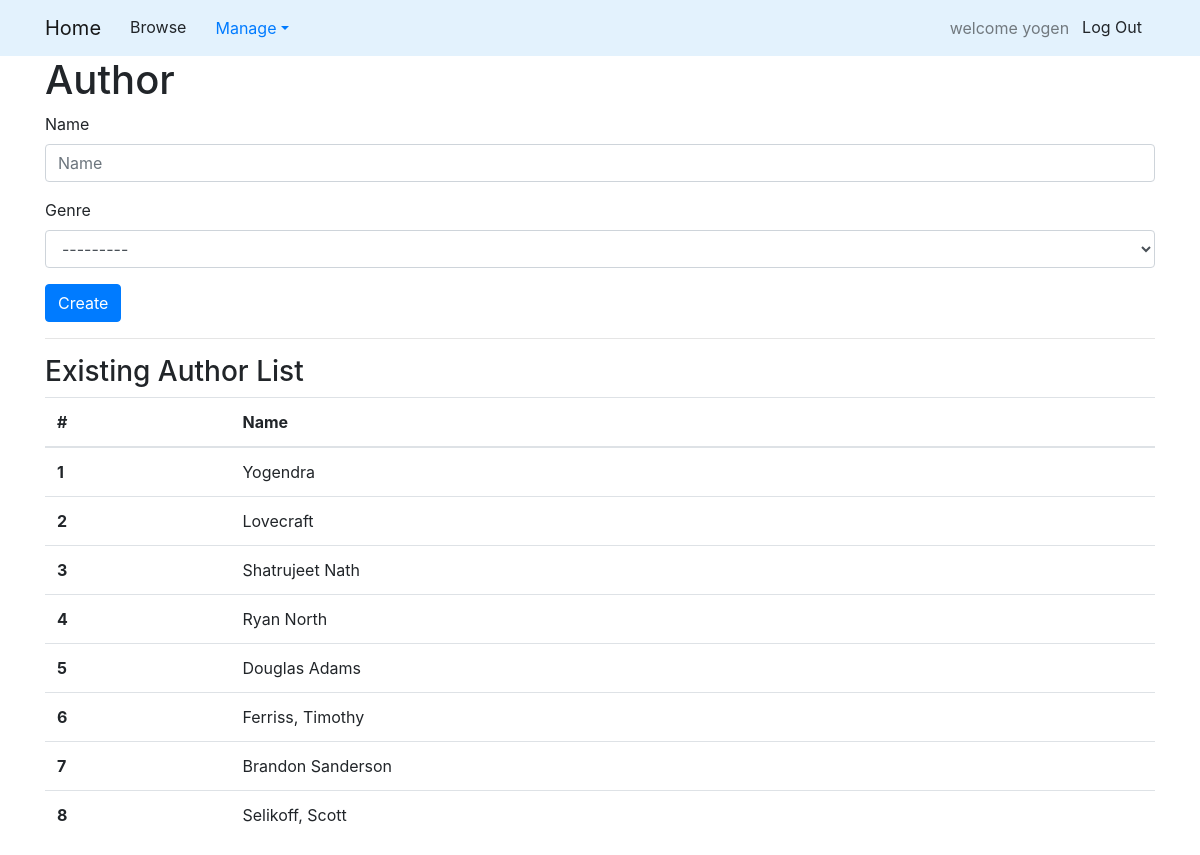
The page /author/ (signed in) on the database as committed earlier.
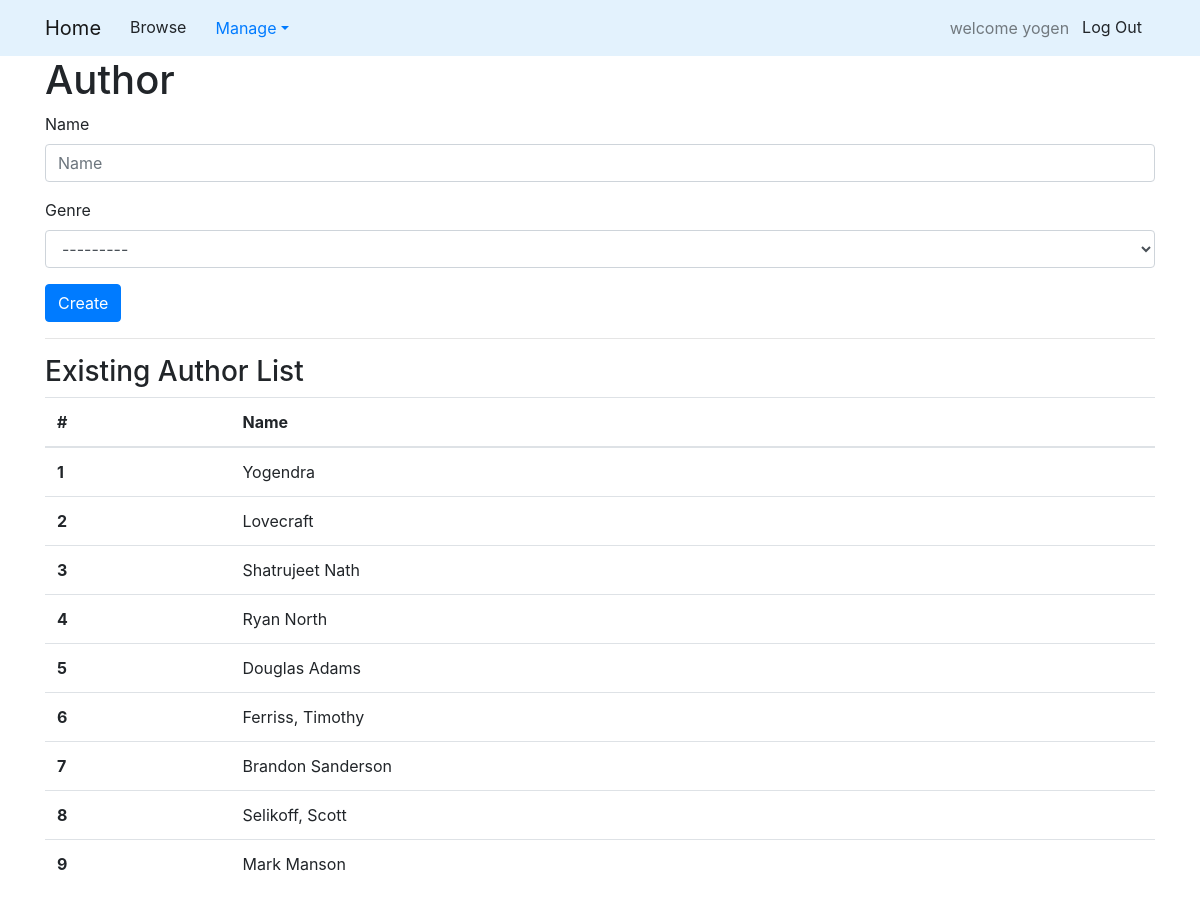
The same page on the database as committed later.
### library_app/models.py (models this page shows, shortened)
class Genre(models.Model):
    name = models.TextField()
    def __str__(self):
        return self.name

class Author(models.Model):
    name = models.TextField()

### library_app/views.py (the view)
# urls.py: url('author/', views.CreateAuthorView.as_view(), name='author'),
class CreateAuthorView(SuperUserRequiredMixin, CreateView):
    form_class = forms.CreateAuthorForm
    success_url = reverse_lazy('library_app:author')
    template_name = 'library_app/author.html'
    def get_context_data(self, **kwargs):
        kwargs['author_list'] = models.Author.objects.order_by('id')
        return super(CreateAuthorView, self).get_context_data(**kwargs)

### library_app/forms.py
class CreateAuthorForm(forms.ModelForm):
    genre = forms.ModelChoiceField(queryset=Genre.objects.all())
    class Meta:
        model = Author
        fields = ('name',)
        widgets = {
            'name': forms.TextInput(attrs={'class': 'textinputclass'}),
        }

### library_app/views.py (called while the page is built)
    def test_func(self):
        return self.request.user.is_superuser

### library_app/templates/library_app/author.html (shortened to what this page needs)
{% extends "base.html" %}
{% load bootstrap4 %}
{% block body_block %}
<div class="container">
    <h1>Author</h1>
    <form method="POST">
        {% bootstrap_form form %}
        <input type="submit" class="btn btn-primary" value="Create">
    </form>
    <hr>
    <h3>Existing Author List</h3>
    <table class="table">
        <thead>
            <tr>
                <th scope="col">#</th>
                <th scope="col">Name</th>
            </tr>
        </thead>
        <tbody>
            {% for author in author_list %}
            <tr>
                <th scope="row">{{author.pk}}</th>
                <td>{{author.name}}</td>
            </tr>
            {% endfor %}
        </tbody>
    </table>
</div>
{% endblock %}

### templates/base.html (shortened to what this page needs)
<!DOCTYPE html>
{% load static %}
<html lang="en">
<head>
  <link rel="stylesheet" href="{% static 'library_app/css/master.css'%}">
  <link rel="stylesheet" href="{% static 'bootstrap-4.5.2-dist/css/bootstrap.min.css'%}">
  <link rel="stylesheet" href="{% static 'bootstrap-4.5.2-dist/css/bootstrap-grid.min.css'%}">
</head>
<body>
  <nav class=" navbar navbar-expand-lg navbar-light mynav">
    <div class="container">
      <a class="navbar-brand" href="{% url 'library_app:home' %}">Home</a>
      <div class="collapse navbar-collapse" id="navbarSupportedContent">
        <ul class="nav nabar-nav mr-auto">
          <li><a class="btn btn-simple" href="{% url 'library_app:browse' %}">Browse</a></li>
          {% if user.is_authenticated %}
          <li class="nav-item dropdown">
            <a class="nav-link dropdown-toggle" role="button" data-toggle="dropdown" href="#">Manage</a>
          </li>
          {% endif %}
        </ul>
        <ul class="nav nabar-nav navbar-right">
          {% if user.is_authenticated %}
          <li><span class="navbar-text">welcome {{user}}</span> </li>
          <li><a class="btn btn-simple" href="{% url 'library_app:logout' %}">Log Out</a></li>
          {% endif %}
        </ul>
      </div>
    </div>
  </nav>
  {% block body_block %}
  {% endblock %}
</body>
</html>

### library_app/static/library_app/css/master.css (style rules this page uses)
body { background-color: red; }
.mynav { background-color: #e3f2fd; }
body { margin-top:30px; }

Rows that differ between the two databases and show on the page:
added Author: pk "9", name "Mark Manson"
